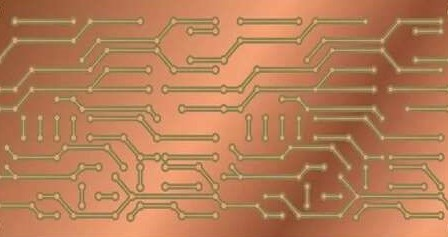
#> input picture Picture1.jpg, 448 x 237 px
$ jupyter execute --allow-errors '31_07_2023 (1).ipynb'
#> lines starting #> are read from the running program, lines starting #| are printed output that depends on the picture; after the words box and inside, x2 and y2 are one past the last pixel; in counts of white or black regions, pixels touching at a corner belong together
[cell 1]
import cv2
import numpy as np
import matplotlib.pyplot as plt

[cell 2]
# Read the image
image = cv2.imread('Picture1.jpg')
#> image is the input picture: shape (237, 448, 3); mean B, G, R 86.8, 125.8, 184.1
# Display the image
plt.imshow(image[:,:,::-1]);plt.title("Original Image");plt.axis("off");

[cell 3]
def est_noir_et_blanc(image):
    # Convert the image to gray-scale
    img_gray = cv2.cvtColor(image, cv2.COLOR_BGR2GRAY)

    # Calculer la différence absolue entre l'image en couleur et l'image en niveaux de gris
    diff = cv2.absdiff(image, cv2.cvtColor(img_gray, cv2.COLOR_GRAY2BGR))
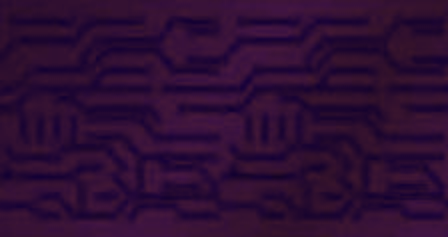
#> diff: shape (237, 448, 3); mean B, G, R 52, 13, 45.3

    # Vérifier si tous les canaux de couleurs sont proches de zéro (noir)
    is_black_and_white = (diff.sum() == 0)
#> is_black_and_white = False

    return is_black_and_white

[cell 4]
# Make a copy of the source image.
image_copy = image.copy()
if est_noir_et_blanc(image_copy) :
  Gray_image = cv2.cvtColor(image_copy,cv2.COLOR_BGR2GRAY)
  contours, hierarchy = cv2.findContours(Gray_image, cv2.RETR_LIST, cv2.CHAIN_APPROX_NONE)
else:
  # Convert the image to gray-scale
  gray = cv2.cvtColor(image_copy, cv2.COLOR_BGR2GRAY)
  # Invert the colors
  gray_inverted = cv2.bitwise_not(gray)
  # create a binary thresholded image
  _, binary = cv2.threshold(gray_inverted, 120, 255, cv2.THRESH_BINARY)
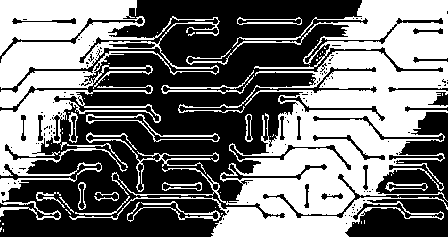
#> binary: shape (237, 448); 46.8% white; 55 white regions (37 under 20 px)
  plt.imshow(binary, cmap="gray");plt.title("Binary Image");plt.axis("off");
  # Find all contours in the image
  contours, hierarchy = cv2.findContours(binary, cv2.RETR_LIST, cv2.CHAIN_APPROX_NONE)
#> contours = 252 contours, 200 with area under 20; largest, box (x1, y1, x2, y2) and area: (69, 0, 448, 237) 30758, (0, 0, 220, 108) 10292, (0, 85, 161, 220) 5156, (86, 114, 220, 142) 646, (86, 132, 219, 192) 535
#draw all contours
image_copy = cv2.drawContours(image_copy, contours, -1, (0, 0, 255), 1)
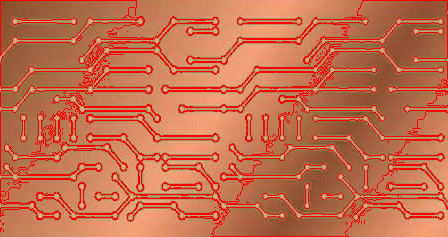
#> image_copy: shape (237, 448, 3); 14.76% of pixels changed, all inside (x1, y1, x2, y2) = (0, 0, 448, 237)

# Plot the image with contours
plt.figure(figsize=[15,15])
plt.subplot(122);plt.imshow(image_copy[:,:,::-1]);plt.title("With Contours");plt.axis('off');
l=[]

# Loop over the contours
for i,cont in enumerate(contours):
        # #Draw the ith contour
        # image_copy = cv2.drawContours(image.copy(), cont, -1, (255,0,0), 2)

        # #Add a subplot to the figure
        # plt.subplot(2, 2, i+1)

        # #Turn off the axis
        # plt.axis("off");plt.title('contour ' +str(i))

        # #Display the image in the subplot
        # plt.imshow(image_copy)
        # ##the area of all contours
        contour_area = cv2.contourArea(contours[i])
        print("the area of the contour number",i,"est ",contour_area)
        l.append(contour_area)
#> this loop made 252 passes
#> contour_area on passes 26, 28, 31: 335.5, 151.5, 47.5
#| the area of the contour number 0 est  0.0
#| the area of the contour number 1 est  2.0
#| the area of the contour number 2 est  0.0
#| the area of the contour number 3 est  2.0
#| the area of the contour number 4 est  4.0
#| the area of the contour number 5 est  1.0
#| the area of the contour number 6 est  0.0
#| the area of the contour number 7 est  0.0
#> (further printed lines are left out)
#> after the loop, l = 252 values, max 30758.5 at index 250, min 0 at index 0, mean 226
# Print the number of Contours returned
print("Number of Contours Returned: {}".format(len(contours)))

[cell 5]
image1 = cv2.imread('Picture3.png')
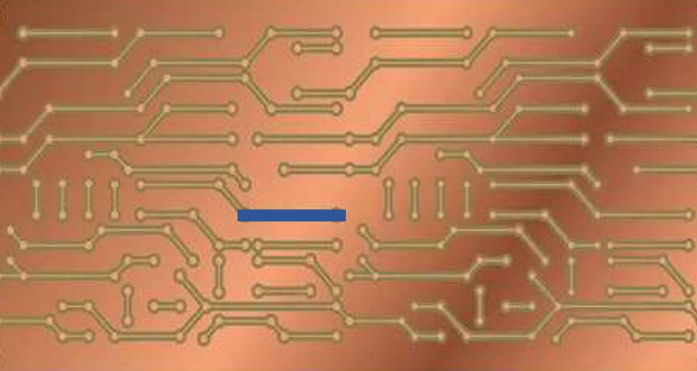
#> input picture Picture3.png, 697 x 371 px
#> image1 is the input picture: shape (371, 697, 3); mean B, G, R 86.4, 125, 182.8
hauteurrr, largeurrr, _ = image1.shape
#> hauteurrr = 371; largeurrr = 697
print("Largeur de l'image :", largeurrr)
print("Hauteur de l'image :", hauteurrr)
hauteur, largeur, _ = image.shape
#> hauteur = 237; largeur = 448
print("Largeur de l'image de référence:", largeur)
print("Hauteur de l'image de référence:", hauteur)
img_redim = cv2.resize(image1, (largeur, hauteur),interpolation=cv2.INTER_AREA)
hauteurr, largeurr, _ = img_redim.shape
#> hauteurr = 237; largeurr = 448
print("Largeur de l'image rédimensionneé:", largeurr)
print("Hauteur de l'image rédimensionneé:", hauteurr)
plt.imshow(img_redim[:,:,::-1]);plt.title("Original Image");plt.axis("off");
cv2.imwrite('output_image.jpg', img_redim)
#> Out = True

[cell 6]
# Make a copy of the source image.
image1_copy = img_redim.copy()
if est_noir_et_blanc(image1_copy) :
  Gray_image1 = cv2.cvtColor(image1_copy,cv2.COLOR_BGR2GRAY)
  contours1, hierarchy = cv2.findContours(Gray_image1, cv2.RETR_LIST, cv2.CHAIN_APPROX_NONE)
else:
  # Convert the image to gray-scale
  gray1 = cv2.cvtColor(image1_copy, cv2.COLOR_BGR2GRAY)
  # Invert the colors
  gray_inverted1 = cv2.bitwise_not(gray1)
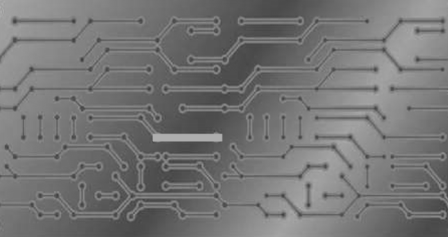
#> gray_inverted1: shape (237, 448); min 61, max 174, mean 117.1
  # create a binary thresholded image
  _, binary1 = cv2.threshold(gray_inverted1, 120, 255, cv2.THRESH_BINARY)
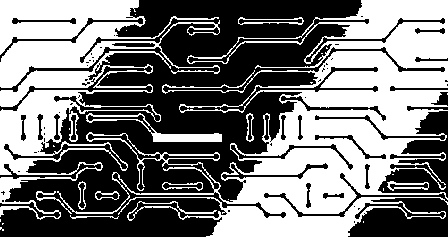
#> binary1: shape (237, 448); 47.2% white; 29 white regions (16 under 20 px)
  plt.imshow(binary1, cmap="gray");plt.title("Binary Image");plt.axis("off");
  # Find all contours in the image
  contours1, hierarchy = cv2.findContours(binary1, cv2.RETR_LIST, cv2.CHAIN_APPROX_NONE)
#> contours1 = 111 contours, 64 with area under 20; largest, box (x1, y1, x2, y2) and area: (57, 0, 448, 237) 33340, (0, 0, 220, 88) 8290, (0, 51, 171, 220) 7496, (179, 66, 379, 112) 976, (86, 113, 222, 142) 858
#draw all contours
image1_copy = cv2.drawContours(image1_copy, contours1, -1, (0, 255, 0), 1)
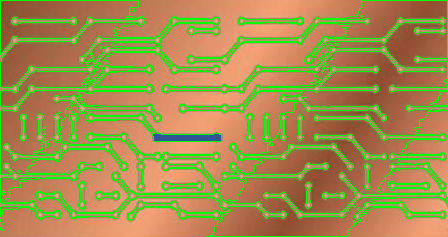
#> image1_copy: shape (237, 448, 3); mean B, G, R 75.8, 143.6, 160.7

# Plot the image with contours
plt.figure(figsize=[15,15])
plt.subplot(122);plt.imshow(image1_copy[:,:,::-1]);plt.title("With Contours");plt.axis('off');
m=[]

# Loop over the contours
for i,cont in enumerate(contours1):
        # #Draw the ith contour
        # image1_copy = cv2.drawContours(img_redim.copy(), cont, -1, (0,0,255), 2)

        # #Add a subplot to the figure
        # plt.subplot(122)

        # #Turn off the axis
        # plt.axis("off");plt.title('contour ' +str(i))

        # #Display the image in the subplot
        # plt.imshow(image1_copy)
        #the area of all contours
        contour_area = cv2.contourArea(contours1[i])
        print("the area of the contour number",i,"est ",contour_area)
        m.append(contour_area)
#> this loop made 111 passes
#> contour_area on passes 11, 14, 15, 16, 17, 20, 21, 22, 23, 24, 25, 26: 349, 95, 99.5, 129, 55.5, 137, 103, 150, 105, 185, 224, 130
#> after the loop, m = 111 values, max 33339.5 at index 109, min 0 at index 2, mean 546.5
# Print the number of Contours returned
print("Number of Contours Returned: {}".format(len(contours1)))

[cell 7]
# [13 lines of commented-out code are left out]

[cell 8]
# image2_copy = image2.copy()
# biggest_contour = max(contours, key = cv2.contourArea)

# # Draw the biggest contour
# cv2.drawContours(image2_copy, biggest_contour, -1, (0,0,0), 3);

# # Display the results
# plt.figure(figsize=[5,5])
# plt.imshow(image2_copy[:,:,::-1]);plt.axis("off");

[cell 9]
sommeL = 0
sommeM = 0
if len(m) != len(l):
  print("on a un défaut dans l'image 2")
else:
  for i, elem_l in enumerate(l):
    sommeL += l[i]
  for j, elem_m in enumerate(m):
    sommeM += m[j]
  if sommeL == sommeM:
     indicateur = sommeL - sommeM
     print("Les deux images sont identiques")
     print("l'indicateur est",indicateur)
  else:
    indicateur = sommeL - sommeM
    print("On a un défaut dans l'image 2")
    print("l'indicateur est",indicateur)
# Read the image
image5 = cv2.imread('test pour rapport.png')
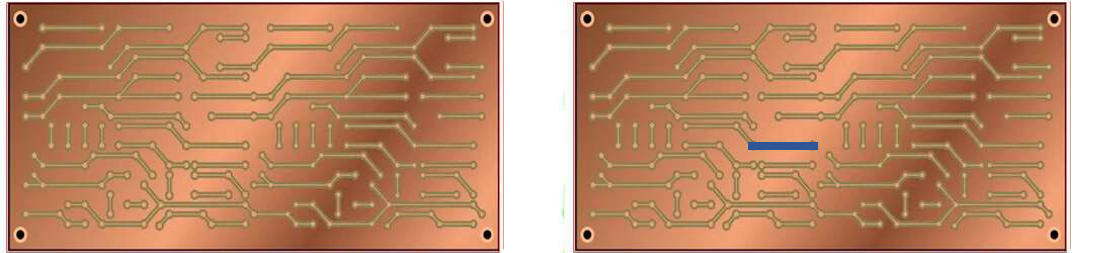
#> input picture test pour rapport.png, 1104 x 253 px
#> image5 is the input picture: shape (253, 1104, 3); mean B, G, R 104.3, 137.1, 189.1
# Display the image
plt.imshow(image5[:,:,::-1]);plt.title("Original Image");plt.axis("off");

[cell 10]
# Charger les deux images
image1 = cv2.imread('Picture1.jpg', 0)
#> image1: shape (237, 448); min 74, max 202, mean 138.8
image2 = cv2.imread('output_image.jpg', 0)
#> image2: shape (237, 448); min 79, max 193, mean 137.9
# Calculer la différence absolue entre les deux images
diff_image = cv2.absdiff(image1, image2)

# Seuiller l'image de différence pour obtenir une image binaire
threshold_value = 68 # Ajustez ce seuil en fonction de vos images
_, threshold_image = cv2.threshold(diff_image, threshold_value, 255, cv2.THRESH_BINARY)
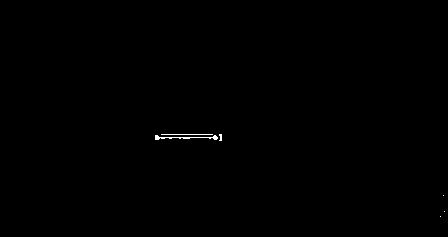
#> threshold_image: shape (237, 448); 0.17% white in thin lines or dots, all inside (x1, y1, x2, y2) = (155, 134, 445, 217)

# Trouver les contours dans l'image binaire
contours, _ = cv2.findContours(threshold_image, cv2.RETR_EXTERNAL, cv2.CHAIN_APPROX_SIMPLE)
#> contours = 6 contours, 5 with area under 20; largest, box (x1, y1, x2, y2) and area: (155, 135, 218, 140) 46

# Dessiner un cercle exactement autour de chaque contour de déformation
image_with_circles = cv2.cvtColor(image2, cv2.COLOR_GRAY2BGR)
for contour in contours:
    # Créer un masque binaire autour du contour actuel
    mask = np.zeros_like(diff_image)
    cv2.drawContours(mask, [contour], 0, 255, thickness=cv2.FILLED)

    # Trouver les coordonnées du rectangle de contour englobant
    x, y, w, h = cv2.boundingRect(contour)

    # Trouver les coordonnées du cercle englobant exactement le contour
    center, radius = cv2.minEnclosingCircle(contour)

    # Dessiner le cercle sur l'image originale
    cv2.circle(image_with_circles, (int(center[0]), int(center[1])), int(radius), (0, 0, 255), 2)
#> this loop made 6 passes
#> (x, y, w, h, radius) on passes 1 to 3: (440, 216, 1, 1, 0.0001), (444, 211, 1, 1, 0.0001), (443, 195, 1, 1, 0.0001)
#> (x, y, w, h, center, radius) on passes 4 to 5: (155, 135, 63, 5, (186, 137), 31.04), (219, 134, 3, 7, (220, 137), 3.16)
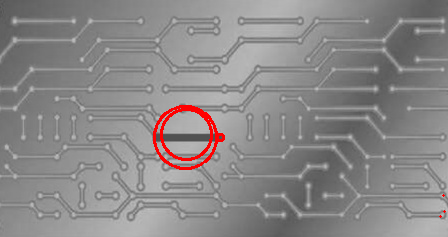
#> image_with_circles: shape (237, 448, 3); mean B, G, R 136.3, 136.3, 139
#> mask: shape (237, 448); 0.05% white in thin lines or dots, all inside (x1, y1, x2, y2) = (161, 134, 213, 135)

# Afficher l'image avec les cercles autour des régions de déformation
plt.imshow(image_with_circles)
